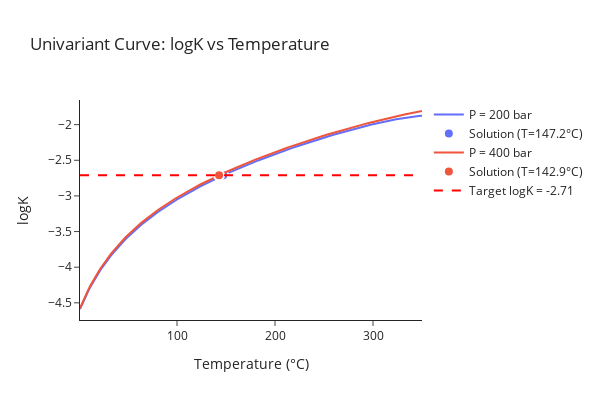

The notebook cell this image was saved under:
### Code cell
out = unicurve(solve="T",
               logK=-2.71, # measured SiO2 log activities: -2.71, -2.22, -1.84, -2.42, and -2.35
               species=["quartz", "SiO2"], # chemical species
               state=["cr", "aq"], # aq, gas, liq, cr
               coeff=[-1, 1], # reaction stoichiometry (negative means reactants, positive means products)
               pressures=[200, 400], # pressure(s) used to solve for temperature
               minT=1, # min T (°C)
               maxT=350) # max T (°C)

### Figure 1 — Plotly figure (JSON) as saved in the notebook; plotly's stock layout.template omitted (floating-point values rounded to 4 significant figures; data arrays with more than 128 entries replaced by an {"elided": "..."} marker saying what was removed)
{"data": [{"hovertemplate": "P=%{text} bar<br>T=%{x:.2f}°C<br>logK=%{y:.6f}<extra></extra>", "line": {"color": "#636EFA", "width": 2}, "mode": "lines", "name": "P = 200 bar", "text": {"elided": "200 str values"}, "type": "scatter", "x": {"elided": "200 float values"}, "y": {"elided": "200 float values"}}, {"hovertemplate": "Solution<br>P=200 bar<br>T=%{x:.2f}°C<br>logK=-2.710000<extra></extra>", "marker": {"color": "#636EFA", "line": {"color": "white", "width": 2}, "size": 10, "symbol": "circle"}, "mode": "markers", "name": "Solution (T=147.2°C)", "type": "scatter", "x": [147.2], "y": [-2.71]}, {"hovertemplate": "P=%{text} bar<br>T=%{x:.2f}°C<br>logK=%{y:.6f}<extra></extra>", "line": {"color": "#EF553B", "width": 2}, "mode": "lines", "name": "P = 400 bar", "text": {"elided": "200 str values"}, "type": "scatter", "x": {"elided": "200 float values"}, "y": {"elided": "200 float values"}}, {"hovertemplate": "Solution<br>P=400 bar<br>T=%{x:.2f}°C<br>logK=-2.710000<extra></extra>", "marker": {"color": "#EF553B", "line": {"color": "white", "width": 2}, "size": 10, "symbol": "circle"}, "mode": "markers", "name": "Solution (T=142.9°C)", "type": "scatter", "x": [142.9], "y": [-2.71]}, {"hovertemplate": "Target logK=-2.710000<extra></extra>", "line": {"color": "red", "dash": "dash", "width": 2}, "mode": "lines", "name": "Target logK = -2.71", "type": "scatter", "x": [1, 350], "y": [-2.71, -2.71]}], "layout": {"height": 400, "hoverlabel": {"bgcolor": "white"}, "showlegend": true, "title": {"text": "Univariant Curve: logK vs Temperature"}, "width": 600, "xaxis": {"autorange": true, "range": [1, 350], "title": {"text": "Temperature (°C)"}, "type": "linear"}, "yaxis": {"autorange": true, "range": [-4.741, -1.655], "title": {"text": "logK"}, "type": "linear"}}}
